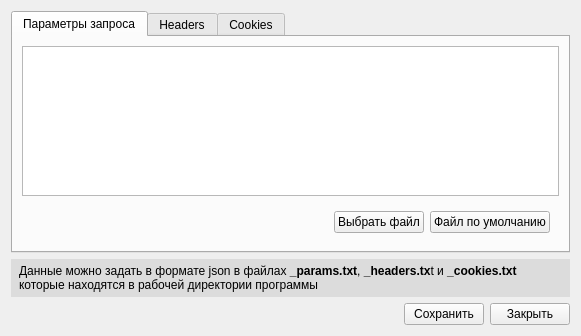
<?xml version="1.0" encoding="UTF-8"?>
<ui version="4.0">
 <class>Form</class>
 <widget class="QWidget" name="Form">
  <property name="geometry">
   <rect>
    <x>0</x>
    <y>0</y>
    <width>581</width>
    <height>336</height>
   </rect>
  </property>
  <property name="windowTitle">
   <string>Настройки запроса</string>
  </property>
  <layout class="QVBoxLayout" name="verticalLayout">
   <item>
    <widget class="QTabWidget" name="tabWidget">
     <property name="currentIndex">
      <number>0</number>
     </property>
     <widget class="QWidget" name="tab">
      <attribute name="title">
       <string>Параметры запроса</string>
      </attribute>
      <layout class="QVBoxLayout" name="verticalLayout_2">
       <item>
        <widget class="QPlainTextEdit" name="json_request_settings_params"/>
       </item>
       <item>
        <widget class="QWidget" name="widget" native="true">
         <layout class="QHBoxLayout" name="horizontalLayout_2">
          <item>
           <spacer name="horizontalSpacer_2">
            <property name="orientation">
             <enum>Qt::Horizontal</enum>
            </property>
            <property name="sizeHint" stdset="0">
             <size>
              <width>40</width>
              <height>20</height>
             </size>
            </property>
           </spacer>
          </item>
          <item>
           <widget class="QPushButton" name="pushButton_3">
            <property name="text">
             <string>Выбрать файл</string>
            </property>
           </widget>
          </item>
          <item>
           <widget class="QPushButton" name="pushButton_4">
            <property name="text">
             <string>Файл по умолчанию</string>
            </property>
           </widget>
          </item>
         </layout>
        </widget>
       </item>
      </layout>
     </widget>
     <widget class="QWidget" name="tab_2">
      <attribute name="title">
       <string>Headers</string>
      </attribute>
      <layout class="QVBoxLayout" name="verticalLayout_3">
       <item>
        <widget class="QPlainTextEdit" name="json_request_settings_headers"/>
       </item>
       <item>
        <widget class="QWidget" name="widget_2" native="true">
         <layout class="QHBoxLayout" name="horizontalLayout_3">
          <item>
           <spacer name="horizontalSpacer_3">
            <property name="orientation">
             <enum>Qt::Horizontal</enum>
            </property>
            <property name="sizeHint" stdset="0">
             <size>
              <width>40</width>
              <height>20</height>
             </size>
            </property>
           </spacer>
          </item>
          <item>
           <widget class="QPushButton" name="pushButton_5">
            <property name="text">
             <string>Выбрать файл</string>
            </property>
           </widget>
          </item>
          <item>
           <widget class="QPushButton" name="pushButton_6">
            <property name="text">
             <string>Файл по умолчанию</string>
            </property>
           </widget>
          </item>
         </layout>
        </widget>
       </item>
      </layout>
     </widget>
     <widget class="QWidget" name="tab_3">
      <attribute name="title">
       <string>Cookies</string>
      </attribute>
      <layout class="QVBoxLayout" name="verticalLayout_4">
       <item>
        <widget class="QPlainTextEdit" name="json_request_settings_cookies"/>
       </item>
       <item>
        <widget class="QWidget" name="widget_3" native="true">
         <layout class="QHBoxLayout" name="horizontalLayout_4">
          <item>
           <spacer name="horizontalSpacer_4">
            <property name="orientation">
             <enum>Qt::Horizontal</enum>
            </property>
            <property name="sizeHint" stdset="0">
             <size>
              <width>40</width>
              <height>20</height>
             </size>
            </property>
           </spacer>
          </item>
          <item>
           <widget class="QPushButton" name="pushButton_7">
            <property name="text">
             <string>Выбрать файл</string>
            </property>
           </widget>
          </item>
          <item>
           <widget class="QPushButton" name="pushButton_8">
            <property name="text">
             <string>Файл по умолчанию</string>
            </property>
           </widget>
          </item>
         </layout>
        </widget>
       </item>
      </layout>
     </widget>
    </widget>
   </item>
   <item>
    <widget class="QLabel" name="label">
     <property name="styleSheet">
      <string notr="true">background-color: #dcdcdc;
color: black;
padding: 5px;</string>
     </property>
     <property name="text">
      <string>&lt;html&gt;&lt;head/&gt;&lt;body&gt;&lt;p&gt;Данные можно задать в формате json в файлах&lt;span style=&quot; font-weight:600;&quot;&gt; _params.txt&lt;/span&gt;, &lt;span style=&quot; font-weight:600;&quot;&gt;_headers.tx&lt;/span&gt;t и &lt;span style=&quot; font-weight:600;&quot;&gt;_cookies.txt&lt;/span&gt; которые находятся в рабочей директории программы &lt;/p&gt;&lt;/body&gt;&lt;/html&gt;</string>
     </property>
     <property name="wordWrap">
      <bool>true</bool>
     </property>
    </widget>
   </item>
   <item>
    <layout class="QHBoxLayout" name="horizontalLayout">
     <item>
      <spacer name="horizontalSpacer">
       <property name="orientation">
        <enum>Qt::Horizontal</enum>
       </property>
       <property name="sizeHint" stdset="0">
        <size>
         <width>40</width>
         <height>20</height>
        </size>
       </property>
      </spacer>
     </item>
     <item>
      <widget class="QPushButton" name="btn_save">
       <property name="text">
        <string>Сохранить</string>
       </property>
      </widget>
     </item>
     <item>
      <widget class="QPushButton" name="btn_close">
       <property name="text">
        <string>Закрыть</string>
       </property>
      </widget>
     </item>
    </layout>
   </item>
  </layout>
 </widget>
 <resources/>
 <connections/>
</ui>
